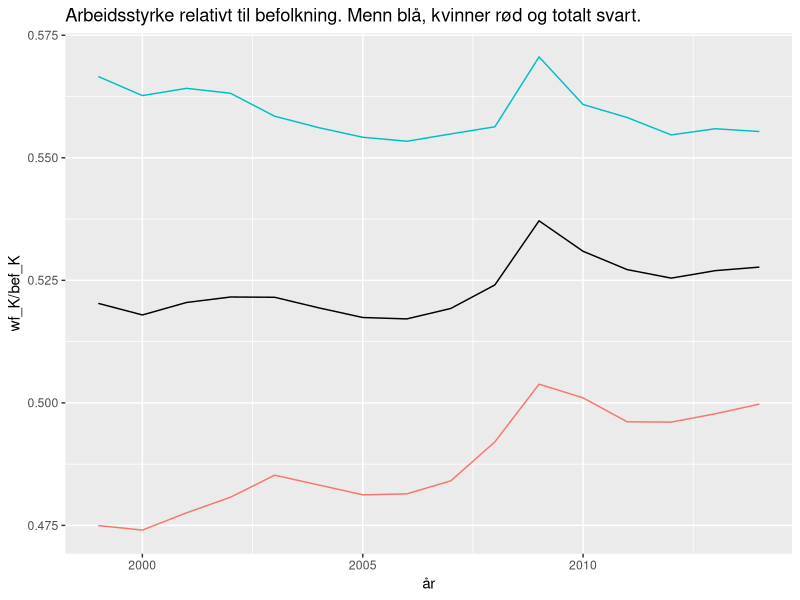
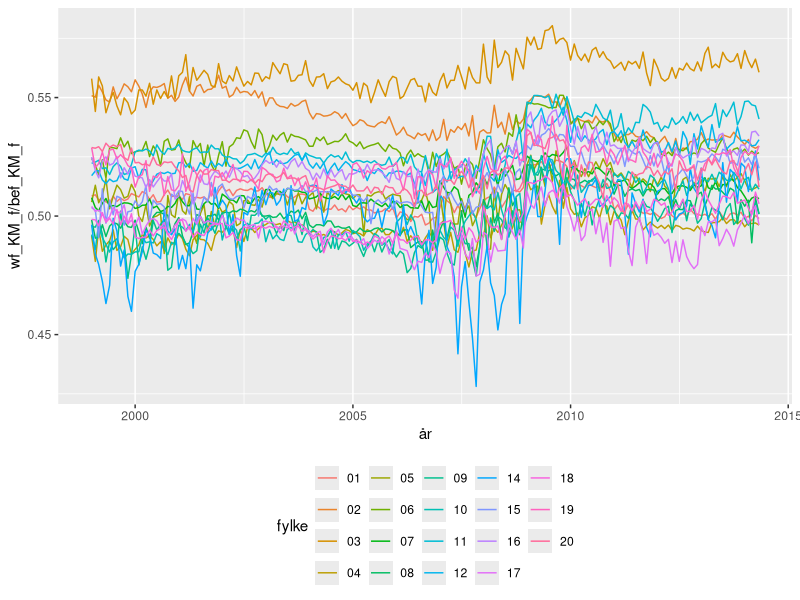
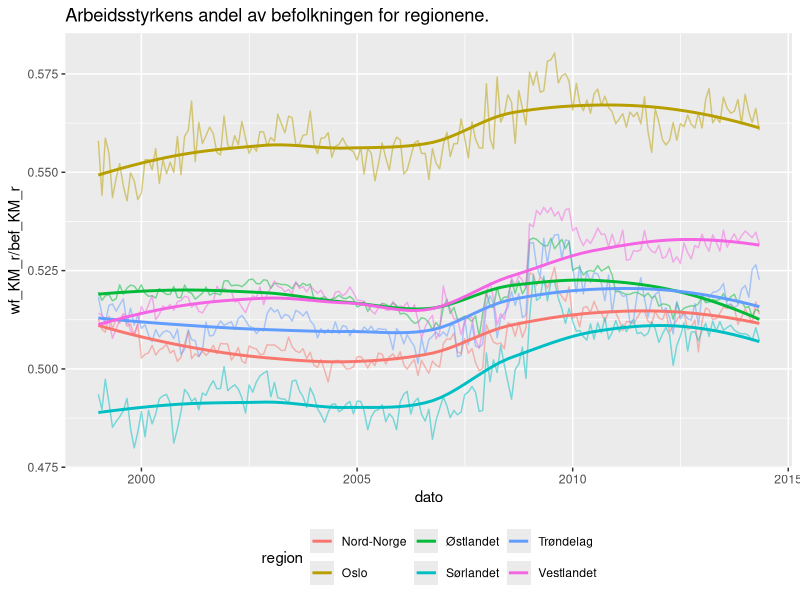
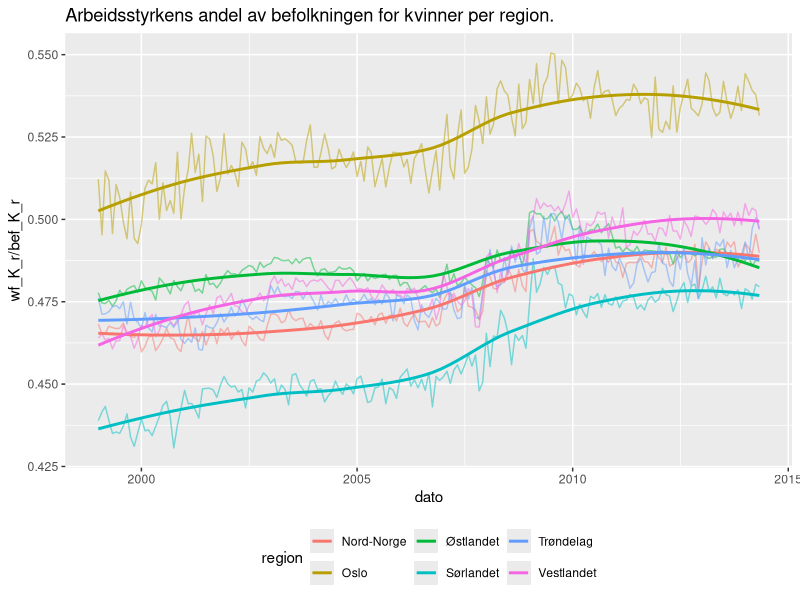
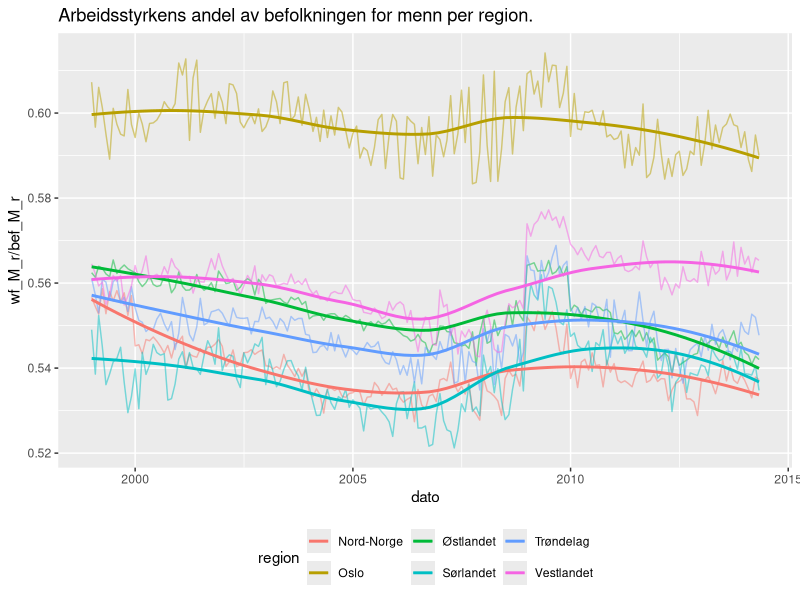

R code for these plots, in order: (Note: this script raises an error after producing the figures.)
## ---- chunk 1
library(tidyverse)
library(lubridate)
library(modelr)
library(broom)
## ---- chunk 2
arblos <- read_csv("data/al9914m.csv")
bef <- read_csv("data/bef9914MK.csv")
## ---- chunk 3
names(bef)
## ---- chunk 4
names(arblos)
## ---- chunk 5
arblos <- arblos %>% 
    mutate(
        wf_K = (al_Kvinner/alp_Kvinner)*100,
        wf_M = (al_Menn/alp_Menn)*100,
        wf_KM = wf_K + wf_M
    )
## ---- chunk 6
arblos
## ---- chunk 7
names(bef)
## ---- chunk 8
# årlige data landet samlet
wf <- arblos %>% 
    filter(mnd == 1) %>% 
    group_by(aar) %>% 
    summarise(
        wf_K = sum(wf_K, na.rm = TRUE),
        wf_M = sum(wf_M, na.rm = TRUE),
        wf_KM = wf_K + wf_M
    )
## ---- chunk 9
dim(wf)
names(wf)
## ---- chunk 10
bef <- bef %>%
  mutate(
    bef_K = bef_K_0_14 + bef_K_15_29 + bef_K_30_74 + bef_K_75_105,
    bef_M = bef_M_0_14 + bef_M_15_29 + bef_M_30_74 + bef_M_75_105,
    bef_KM = bef_K + bef_M)
## ---- chunk 11
dim(bef)
names(bef)
## ---- chunk 12
 wf_hjelp <- bef %>%
  group_by(aar) %>%
  summarise(bef_K = sum(bef_K),
            bef_M = sum(bef_M),
            bef_KM = sum(bef_KM))
wf <- left_join(wf, wf_hjelp) 

wf <- wf %>%
  select(aar, bef_K, bef_M, bef_KM, wf_K, wf_M, wf_KM) %>% 
  mutate(år = make_date(aar, month = 1L, day = 1L))

rm(wf_hjelp)
## ---- chunk 13
wf
## ---- chunk 14
wf %>% 
    ggplot(wf, mapping = aes(x = år)) +
  geom_line(mapping = aes(y = wf_K/bef_K, color = "...")) +
  geom_line(mapping = aes(y = wf_M/bef_M, color = "darkblue")) +
  geom_line(mapping = aes(y = wf_KM/bef_KM)) +
  ggtitle("Arbeidsstyrke relativt til befolkning. Menn blå, kvinner rød og totalt svart.") +
  theme(legend.position = "none")
## ---- chunk 15
names(arblos)
## ---- chunk 16
# årlige data per fylke
wf_f <- arblos %>% 
    mutate(
        fylke = substr(knr, start = 1, stop = 2)
    ) %>% 
    group_by(aar, mnd, fylke) %>% 
    summarise(
        wf_K_f = sum(wf_K, na.rm = TRUE),
        wf_M_f = sum(wf_M, na.rm = TRUE),
        wf_KM_f = wf_K_f + wf_M_f
    ) %>% 
    mutate(år = make_date(aar, mnd, day=1L)) %>% 
    select(aar, mnd, år, fylke, wf_K_f, wf_M_f, wf_KM_f)
## ---- chunk 17
print(wf_f, n = 5)
## ---- chunk 18
bef_f <- bef %>% 
      mutate(
        fylke = substr(knr, start = 1, stop = 2)
    ) %>% 
    group_by(aar, fylke) %>% 
    summarise(
        bef_K_f = sum(bef_K, na.rm = TRUE),
        bef_M_f = sum(bef_M, na.rm = TRUE),
        bef_KM_f = bef_K_f + bef_M_f
    ) %>% 
    select(aar, fylke, bef_K_f, bef_M_f, bef_KM_f)
## ---- chunk 19
bef_f
## ---- chunk 20
wf_f_bef <- wf_f %>% 
  right_join(bef_f) %>% 
  arrange(fylke, aar, mnd)
## ---- chunk 21
print(arrange(wf_f_bef, fylke, aar, mnd))
## ---- chunk 22
# kvinner og menn
wf_f_bef %>%
  ggplot() +
  geom_line(wf_f_bef, mapping = aes(x = år,
                                    y = wf_KM_f/bef_KM_f,
                                    color = fylke)) +
  theme(legend.position = "bottom")
## ---- chunk 23
# region
wf_r <- wf_f_bef %>% 
    mutate(
         dato = ymd(paste(aar, mnd, "01", sep = "-")),
        region = case_when(
            as.numeric(fylke) == 3 ~ "Oslo",
            as.numeric(fylke) %in% c(1:2, 4:8) ~ "Østlandet",
            as.numeric(fylke) %in% c(9, 10) ~ "Sørlandet",
            as.numeric(fylke) %in% c(11, 12, 14, 15) ~ "Vestlandet",
            as.numeric(fylke) %in% c(16, 17) ~ "Trøndelag",
            as.numeric(fylke) %in% c(18, 19, 20) ~ "Nord-Norge"
        )
    ) %>% 
    group_by(dato, region) %>% 
    summarise(
        wf_K_r = sum(wf_K_f, na.rm = TRUE),
        wf_M_r = sum(wf_M_f, na.rm = TRUE),
        wf_KM_r = wf_K_r + wf_M_r,
        bef_K_r = sum(bef_K_f, na.rm = TRUE),
        bef_M_r = sum(bef_M_f, na.rm = TRUE),
        bef_KM_r = bef_K_r + bef_M_r
    ) %>% 
    select(dato, region, wf_K_r, wf_M_r, wf_KM_r, bef_K_r, bef_M_r, bef_KM_r)
## ---- chunk 24
# kvinner og menn
wf_r %>% 
  ggplot(wf_r, mapping = aes(x = dato, 
                             y = wf_KM_r/bef_KM_r,
                             color = region)) +
  geom_line(alpha = 0.5) +
  geom_smooth(se = FALSE) +
  theme(legend.position = "bottom") +
  ggtitle("Arbeidsstyrkens andel av befolkningen for regionene.")
## ---- chunk 25
# kvinner
wf_r %>% 
  ggplot(wf_r, mapping = aes(x = dato, 
                             y = wf_K_r/bef_K_r,
                             color = region)) +
  geom_line(alpha = 0.5) +
  geom_smooth(se = FALSE) +
  theme(legend.position = "bottom") +
  ggtitle("Arbeidsstyrkens andel av befolkningen for kvinner per region.")
## ---- chunk 26
# menn
wf_r %>% 
  ggplot(wf_r, mapping = aes(x = dato, 
                             y = wf_M_r/bef_M_r,
                             color = region)) +
  geom_line(alpha = 0.5) +
  geom_smooth(se = FALSE) +
  theme(legend.position = "bottom") +
  ggtitle("Arbeidsstyrkens andel av befolkningen for menn per region.")
## ---- chunk 27
arblos_by_knr <- arblos %>% 
    group_by(knr, knavn) %>% 
    nest()
## ---- chunk 28
print(arblos_by_knr, n = 4)
arblos_by_knr$data[[1]]
## ---- chunk 29
mod1 <- function(a_df){
  lm(wf_KM ~ alp_15_29 + alp_30_74, data = a_df)}
## ---- chunk 30
arblos_by_knr <- arblos_by_knr %>% 
  mutate(mod1_arblos = map(data, .f = mod1)) %>% 
  mutate(mod1_arblos_coef = map(.x = mod1_arblos, .f = tidy)) %>% 
  mutate(mod1_arblos_sum = map(.x = mod1_arblos, .f = glance))
## ---- chunk 31
arblos_by_knr
## ---- chunk 32
kom_str <- bef %>% 
    filter(aar == 2014) %>% 
    mutate(
        k_str = case_when(
            bef_KM <= 2500 ~ "Svært liten",
            bef_KM > 2500 & bef_KM <= 6000 ~ "Liten",
            bef_KM > 6000 & bef_KM <= 20000 ~ "Middels",
            bef_KM > 20000 & bef_KM <= 60000 ~ "Stor",
            bef_KM > 60000 & bef_KM <= 1000000 ~ "Svært stor"
        )
    ) %>% 
    select(knr, knavn, bef_KM, k_str)
head(kom_str)
## ---- chunk 33
#modell arbeidsløse resultat
mod_arbl_re <- 
## ---- chunk 34
print(mod_arbl_re, n = 10)
## ---- chunk 35
kom_str_mod <- mod_arbl_re %>% 
    left_join(kom_str, by = c("knr", "knavn")) 
## ---- chunk 36
print(kom_str_mod, n = 5)
## ---- chunk 37
kom_str_mod %>% 
    filter(term == "alp_15_29") %>% 
    filter(estimate > -500 & estimate < 500 ) %>%
    filter(p.value...9 < 0.05) %>% 
    ggplot(mapping = aes(
        x = estimate,
        y = p.value...9,
        colour = k_str
        )
        ) +
    geom_point()
## ---- chunk 38
#kom_str_mod %>% 
## ---- chunk 39
kom_str_mod %>% 
    filter(term == "alp_15_29") %>% 
    group_by(k_str) %>% 
    summarise(n = n())
## ---- chunk 40
kom_str_mod %>% 
    filter(term == "alp_15_29") %>% 
    filter(estimate > - 500 & estimate < 500 ) %>%
    filter(p.value...9 < 0.05) %>% 
    group_by(k_str) %>% 
    summarise(n = n())
## ---- chunk 41
kom_str_mod %>% 
    filter(term == "alp_30_74") %>% 
    filter(estimate > - 500 & estimate < 500 ) %>%
    filter(p.value...9 < 0.05) %>% 
    group_by(k_str) %>% 
    summarise(n = n())
## ---- chunk 42
kom_str_mod %>% 
    filter(term == "alp_15_29") %>% 
    filter(p.value...9 < 0.05) %>% 
    group_by(k_str) %>% 
    summarise(mean_15_29 = mean(estimate))
## ---- chunk 43
kom_str_mod %>% 
    filter(term == "alp_30_74") %>% 
    filter(p.value...9 < 0.05) %>% 
    group_by(k_str) %>% 
    summarise(mean_30_74 = mean(estimate))
## ---- chunk 44
kom_str_mod %>% 
    filter(term == "alp_15_29") %>% 
    filter(p.value...9 < 0.05) %>% 
    group_by(k_str) %>% 
    summarise(n = n())
## ---- chunk 45
kom_str_mod %>% 
    filter(term == "alp_30_74") %>% 
    filter(p.value...9 < 0.05) %>% 
    group_by(k_str) %>% 
    summarise(n = n())
## ---- chunk 46
#siste
